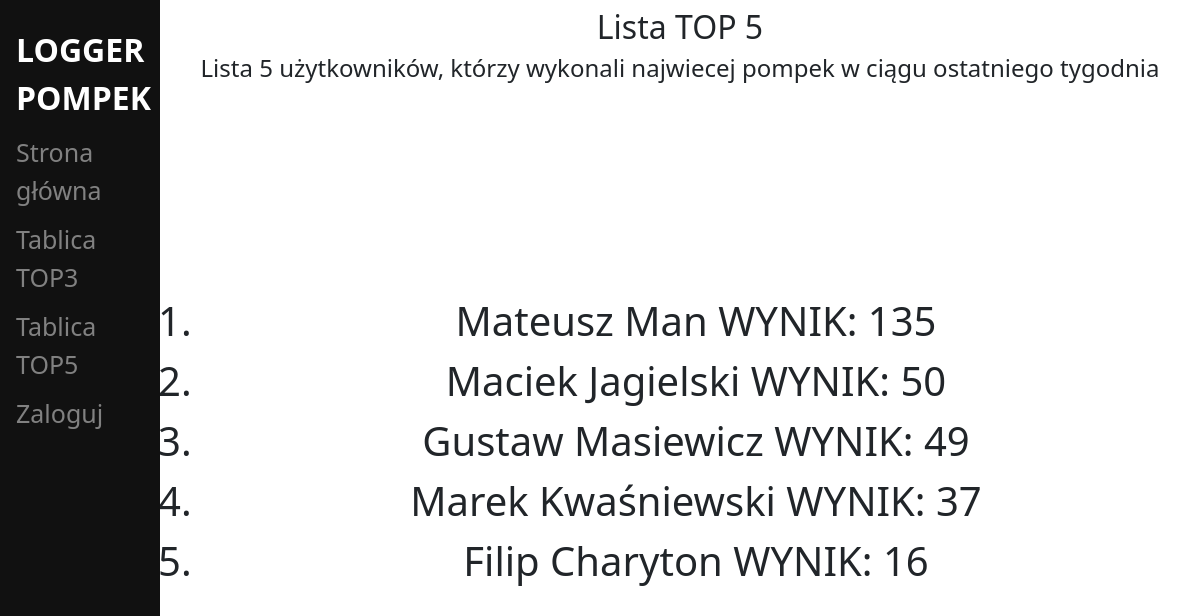
/top5/, run on the app's committed database.
### main/models.py (models this page shows, shortened)
class Person(models.Model):
    user = models.OneToOneField(User, on_delete=models.CASCADE, null=True)
    name = models.CharField(max_length=30)
    surname = models.CharField(max_length=30)
    nickname = models.CharField(max_length=30, blank=True)
    age = models.IntegerField(default=0)

### main/views.py (the view)
# urls.py: path("top5/", views.viewtop5, name="top5"),
def viewtop5(request):
    top5_list = Pushup.objects.filter(date__gte=dt.date.today()-dt.timedelta(days=7)).values('user__person__name', 'user__person__surname').annotate(totalpushups=Sum('pushups')).order_by('-totalpushups')[:5]
    return render(request, 'main/top5.html', {'top5_list': top5_list})

### main/templates/main/top5.html (shortened to what this page needs)
{% extends 'main/base.html' %}
{% block content %}
<h2><center>Lista TOP 5 </center></h2>
<h4><center>Lista 5 użytkowników, którzy wykonali najwiecej pompek w ciągu ostatniego tygodnia </center></h4>
<ol style="font-size:40px; position:relative; top:200px"><center>
{% for Pushup in top5_list %}
    <li><td>{{Pushup.user__person__name}}</td> <td>{{Pushup.user__person__surname}}</td>   WYNIK: <td>{{Pushup.totalpushups}}</td></li>
{% endfor %}
</center></ol>
{% endblock %}

### main/templates/main/base.html (shortened to what this page needs)
<!DOCTYPE html>
{% load static %}
<html lang="en">
<head>
     <link href="https://cdn.jsdelivr.net/npm/bootstrap@5.2.0-beta1/dist/css/bootstrap.min.css" rel="stylesheet">
</head>
<body {% block body %} {% endblock %}>
    <div class="sidenav">
        <a style="color:#FFFFFF; font-size:200%"><strong>LOGGER POMPEK</strong></a>
        <a href="/mainpage/">Strona główna</a>
        <a href="/top3/"> Tablica TOP3</a>
        <a href="/top5/"> Tablica TOP5</a>
        {% if user.is_authenticated %}
            <a href="{% url 'recordpdf' %}"> Generuj PDF</a>
            <a href="{% url 'logout' %}"> Wyloguj</a>
        {% else %}
            <a href="{% url 'login' %}"> Zaloguj</a>
        {% endif %}
    </div>
    <div id="content" name="content" class="main">
        {% block content%}
        {% endblock%}
    </div>
</body>
</html>

### main/templates/main/base.html (style rules this page uses)
.sidenav { height:100%; width:160px; position: fixed; z-index:1; top:0; left:0; background-color:#111; overflow-x: :hidden; padding-top:20px; }
.sidenav a { padding:6px 8px 6px 16px; text-decoration: none; font-size:25px; color: #818181; display: block; }
.main { margin-left:160px; padding: 0px 10px; }

### data on the page
Person: user__person__name "Mateusz", user__person__surname "Man", totalpushups "135"
Person: user__person__name "Maciek", user__person__surname "Jagielski", totalpushups "50"
Person: user__person__name "Gustaw", user__person__surname "Masiewicz", totalpushups "49"
Person: user__person__name "Marek", user__person__surname "Kwaśniewski", totalpushups "37"
Person: user__person__name "Filip", user__person__surname "Charyton", totalpushups "16"
